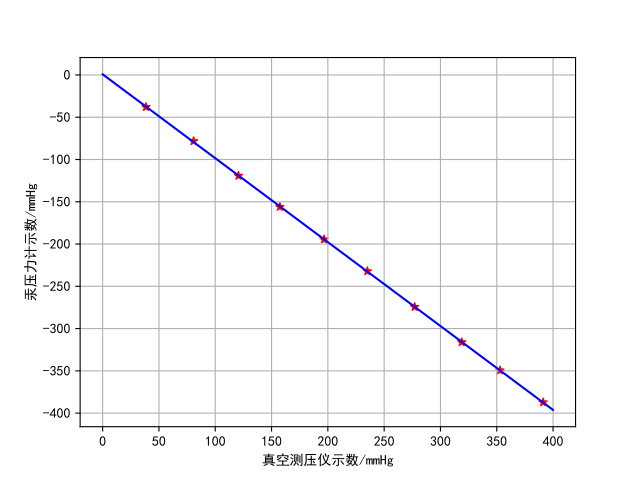

Source code (Python):
import numpy as np
from numpy.core.function_base import linspace
import scipy as sp
import matplotlib.pyplot as plt
from scipy.optimize import leastsq

Hg_i = np.array([
    391.2, 352.9, 318.9, 277.1, 235.1,
    196.6, 157.4, 120.6,  80.8,  38.5,
])

p_i = np.array([
    -387.2, -349.4, -316.1, -274.4, -232.1,
    -194.5, -156.0, -119.2, - 78.3, - 37.9,
])

def func(p, x):
    k, b = p
    return k * x + b

def error(p, x, y):
    return func(p, x) - y

p0 = [-1, 0.5]
Para = leastsq(error, p0, args=(Hg_i, p_i))

k, b = Para[0]

print(f"k = {k:10f}\nb = {b:10f}")
print(f"cost：{Para[1]}")
print("求解的拟合直线为:")
print(f"y = {k:.5f} x + {b:.2f}")

x = linspace(0, 400, 100)
y = k * x + b

fig, ax = plt.subplots()
ax.plot(x, y, color='blue')
ax.scatter(Hg_i, p_i, color='red', marker='*')
ax.set_xlabel('真空测压仪示数/mmHg')
ax.set_ylabel('汞压力计示数/mmHg')
ax.grid(True)
plt.show()
